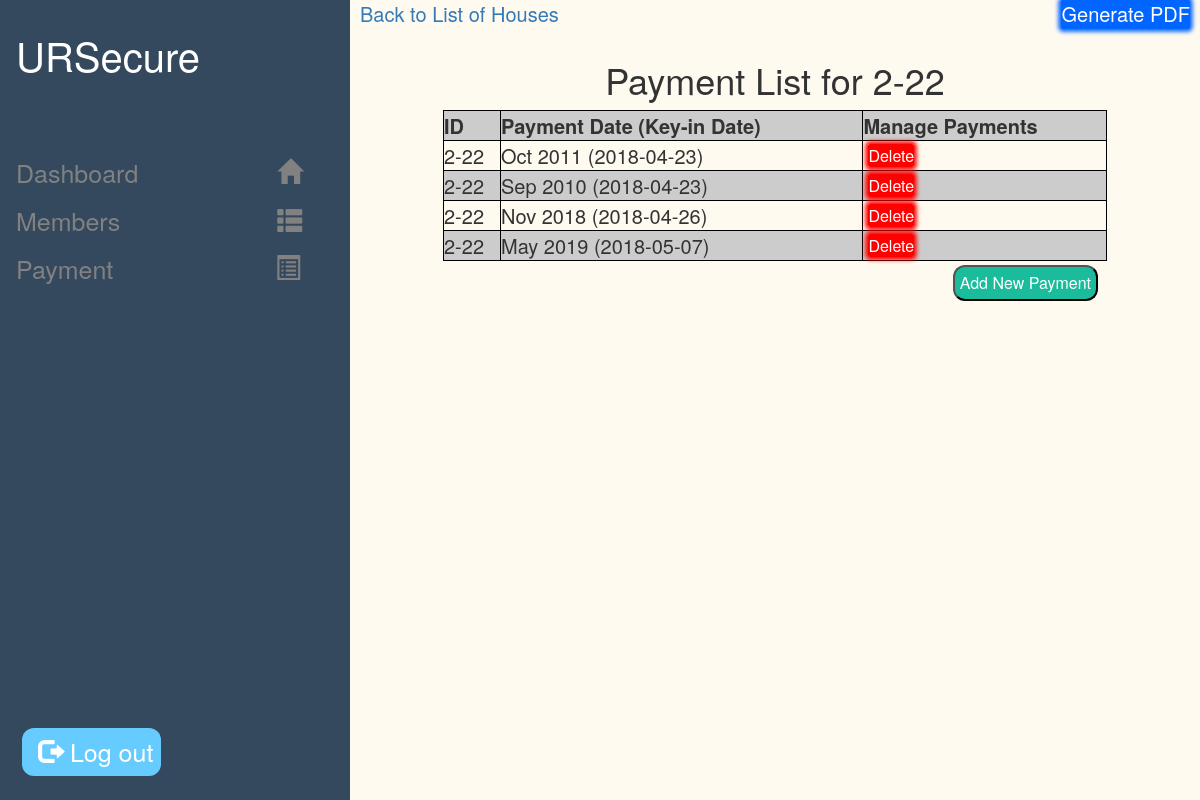
Page /payment.php?HOUSE_ID=2-22 (signed in) on the committed database.
### tables this page shows
CREATE TABLE IF NOT EXISTS `payment` (
  `ID` int(11) NOT NULL AUTO_INCREMENT,
  `HOUSE_ID` varchar(20) NOT NULL,
  `PAYMENT_DATE` varchar(20) NOT NULL,
  `DATE_TEXT` varchar(50) NOT NULL,
  PRIMARY KEY (`ID`),
  KEY `HOUSE_ID` (`HOUSE_ID`)
);

### payment.php (the view, shortened to what this page needs)
<?php
include_once("db.php");
$HOUSE_ID = $_GET['HOUSE_ID'];
$result = mysqli_query($conn, "SELECT * FROM payment WHERE HOUSE_ID = '$HOUSE_ID'");
?>
<html>
<head>
	<link rel="stylesheet" href="styles.css">
	<link rel="stylesheet" href="https://maxcdn.bootstrapcdn.com/bootstrap/3.3.7/css/bootstrap.min.css">
</head>
<body>
<div class="sidenav">
 <a style="color:white; font-size:40px; cursor:pointer; text-decoration:none;" onclick="window.location.href = 'main.php'">URSecure</a><br><br><br>
  <a href="main.php">Dashboard <span style="right:-132px;" class="glyphicon glyphicon-home"></a>
  <a href="houseslist.php">Members <span style="right:-150px;" class="glyphicon glyphicon-th-list"></span></a>
  <a href="paymentlist.php">Payment <span style="right:-155px;" class="glyphicon glyphicon-list-alt"></a>
  <a onClick="return confirm('Logout?')" href="logout.php" style="position:absolute; color:white; left:20px; bottom:20px;" class="logoutbutton"><span class="glyphicon glyphicon-log-out"></span> Log out</a>
</div>
<div class="main">
<div>
<a style="float: left;font-size:20px;" href="houseslist.php" >Back to List of Houses</a>
<a style="float: right;font-size:20px;" target="_blank" class='recordsbutton' href="<?php echo "generatepayment.php?HOUSE_ID=$HOUSE_ID"; ?>" >Generate PDF</a><br/><br/>
</div>
<h1 align="center"> Payment List for <?php echo $HOUSE_ID ?></h1>
	<table align="center" width='80%' border=0>
	<tr bgcolor='#CCCCCC'>
		<td style="font-size:20px; font-weight:bold;border-top: 1px solid black; border-bottom: 1px solid black; border-left: 1px solid black;border-right: 1px solid black;">ID</td>
		<td style="font-size:20px; font-weight:bold;border-top: 1px solid black; border-bottom: 1px solid black; border-left: 1px solid black;border-right: 1px solid black;">Payment Date (Key-in Date)</td>
		<td style="font-size:20px; font-weight:bold;border-top: 1px solid black; border-bottom: 1px solid black; border-left: 1px solid black;border-right: 1px solid black;">Manage Payments</td>
	</tr>
	<?php
	while($res = mysqli_fetch_array($result)) {
		echo "<tr>";
		echo "<td style='font-size: 20px;border-left: 1px solid black; border-bottom: 1px solid black;border-right: 1px solid black;'>".$res['HOUSE_ID']."</td>";
		echo "<td style='font-size: 20px;border-left: 1px solid black; border-bottom: 1px solid black;border-right: 1px solid black;'>".$res['DATE_TEXT']." (" .$res['PAYMENT_DATE'].") </td>";
		echo "<td style='font-size: 20px; padding-left:5px; border-bottom: 1px solid black;border-left: 1px solid black;border-right: 1px solid black;'><a class='deletebutton' style='text-decoration: none;' href=\"deletepayment.php?ID=$res[ID]\" onClick=\"return confirm('Are you sure you want to delete?')\">Delete</a></td>";
	}
	?>
	</table>
	<input style='position:absolute;right:100px' type='submit' class='button' name='Submit' value='Add New Payment' onclick='window.location.href = "addpayment.php"'/>
</div>
</body>
</html>

### styles.css (style rules this page uses)
.sidenav { height: 100%; width: 350px; position: fixed; z-index: 1; top: 0; left: 0; background-color: #34495E; overflow-x: hidden; padding-top: 20px; }
.sidenav a { padding: 6px 8px 6px 16px; text-decoration: none; font-size: 25px; color: #818181; display: block; }
.main { margin-left: 350px; padding: 0px 10px; }
body { background-color: FloralWhite !important; font-family: sans-serif; }
h1 { font-family: sans-serif; }
.button { background-color: #1ABC9C; color: white; padding: 5px; font-size: 20px; text-align: center; text-decoration: none; display: inline-block; font-size: 16px; margin: 4px 2px; border-radius: 12px; cursor:pointer; }
.deletebutton { background-color: red; color: white; border-radius: 2px; font-size: 16px; pointer: cursor; outline: 1px black; box-shadow: 0 0 3pt 2pt red; text-decoration: none; }
.recordsbutton { background-color: #0066ff; color: white; border-radius: 2px; font-size: 16px; pointer: cursor; outline: 1px black; box-shadow: 0 0 3pt 2pt #0066ff; text-decoration: none; }
.logoutbutton { background-color: #66ccff; color: white; padding: 5px; font-size: 20px; text-align: center; text-decoration: none; display: inline-block; font-size: 16px; margin: 4px 2px; border-radius: 12px; cursor:pointer; }

### payment.php (style rules this page uses)
tr:nth-of-type(odd) { background-color:#ccc; }

### rows in the picture
payment: HOUSE_ID "2-22", DATE_TEXT "Oct 2011", PAYMENT_DATE "2018-04-23"
payment: HOUSE_ID "2-22", DATE_TEXT "Sep 2010", PAYMENT_DATE "2018-04-23"
payment: HOUSE_ID "2-22", DATE_TEXT "Nov 2018", PAYMENT_DATE "2018-04-26"
payment: HOUSE_ID "2-22", DATE_TEXT "May 2019", PAYMENT_DATE "2018-05-07"

### other values in the picture
$HOUSE_ID "2-22"
